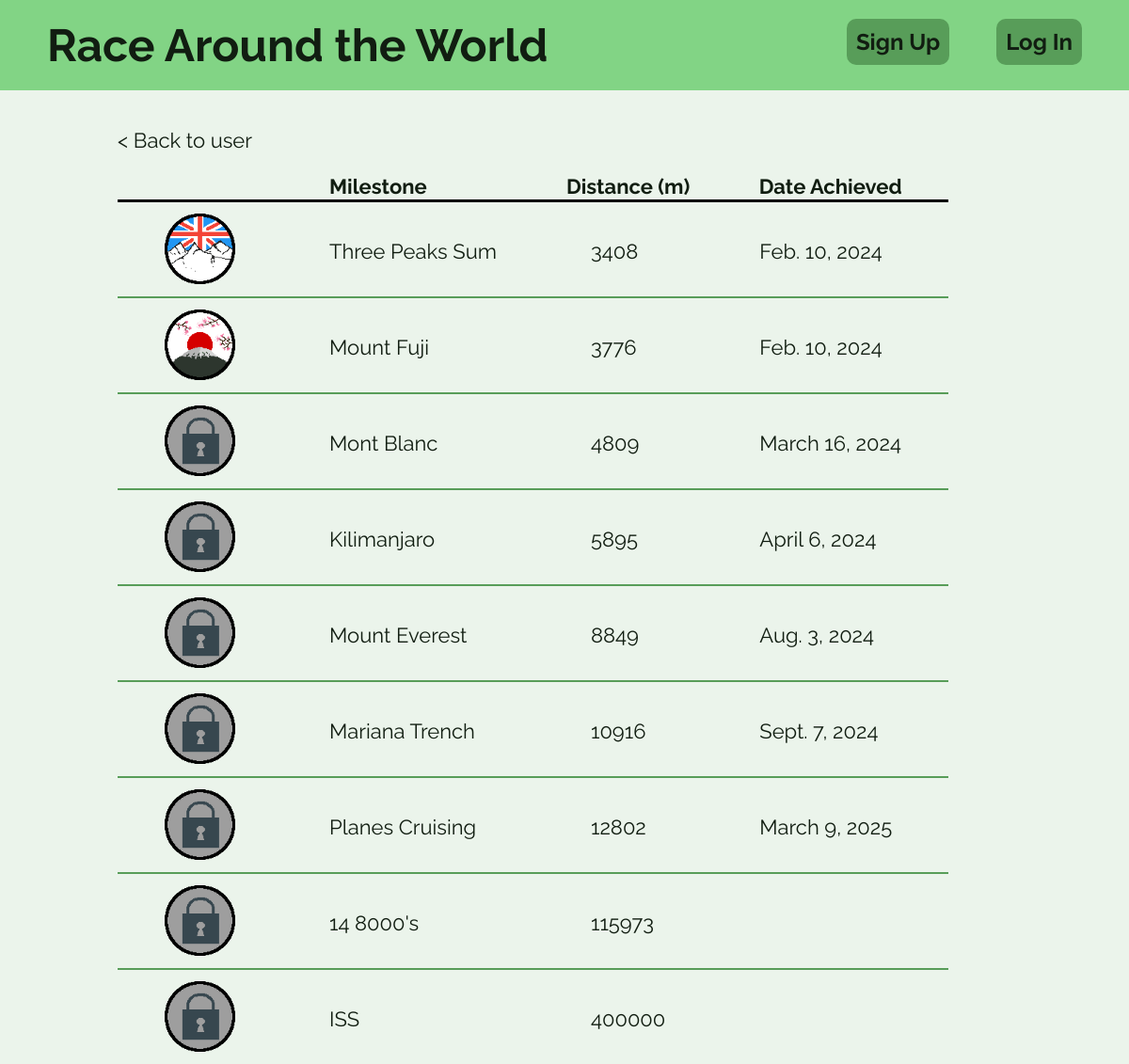
Page /tracker/user/altitudes/?name=9 on the committed database.
### tracker/models.py (models this page shows, shortened)
class UserMilestone(models.Model):
    user = models.ForeignKey(User, on_delete=models.CASCADE)
    milestone = models.ForeignKey(Milestone, on_delete=models.CASCADE)
    dateAchieved = models.DateField(null=True, blank=True)

class Milestone(models.Model):
    name = models.CharField(max_length=300)
    distance = models.IntegerField()
    imageFile = models.CharField(max_length=100, null=True)
    altitude = models.BooleanField(default=False)

### tracker/views.py (the view)
# urls.py: path("user/altitudes/", views.altitude_milestones, name="altitude_milestones"),
def altitude_milestones(request):
    userID = int(request.GET.get("name"))
    milestones = get_milestones_for_user(True, userID)
    context = {
        "logged_in": request.user.is_authenticated,
        "milestones": milestones,
        "arg_name": userID,
        "unit": "m"
    }
    return render(request, "tracker/milestones.html", context)

### tracker/views.py (called while the page is built)
def get_milestones_for_user(altitudeBool, userID):
    return UserMilestone.objects.filter(user__id=userID, milestone__altitude=altitudeBool)

### tracker/templates/tracker/milestones.html
{% extends "tracker/base.html" %}
{% load static %}
{% block content %}
<link rel="stylesheet" href="{% static 'tracker/milestones.css' %}">
<div class="back">
    <p><a href="{%url 'user' %}?name={{arg_name}}">&lt; Back to user</a></p>
</div>
<div class="content">
    <table class="table">
        <tr style="padding-bottom: 10px; border-bottom:3px solid black">
            <th></th><th style="text-align: left; padding-left: 50px;">Milestone</th><th>Distance ({{unit}})</th><th>Date Achieved</th>
        </tr>
        {% for row in milestones %}
        <tr>
            {% if row.milestone.imageFile and row.dateAchieved %}
            {% with 'tracker/img/'|add:row.milestone.imageFile as image_static %}
            <td><img class="icon" src="{% static image_static %}"></td>
            {% endwith %}
            {% else %}
            {% with 'tracker/img/locked.png' as image_static %}
            <td><img class="icon" src="{% static image_static %}"></td>
            {% endwith %}
            {% endif %}
            <td>{{row.milestone.name}}</td>
            <td>{{row.milestone.distance}}</td>
            {% if row.dateAchieved %}
            <td>{{row.dateAchieved}}</td>
            {% else %}
            <td></td>
            {% endif %}
        </tr>
        {% endfor %}
    </table>
</div>
{% endblock %}

### tracker/static/tracker/common.css (style rules this page uses)
:root { --text: #111d11; --background: #ebf4eb; --primary: #82d485; --secondary: #65be67; --accent: #589d59; --error: #9d5858; }
body { margin: 0; }
body { font-family: 'Raleway'; font-size: 22px; color: var(--text); background: var(--background); }
a:link { text-decoration: none; color: var(--text); }
a { position: relative; text-decoration: none; }
a::before { content: ""; position: absolute; display: block; width: 100%; height: 1.5px; bottom: -5px; left: 0; background-color: var(--accent); transform: scaleX(0); transition: transform 0.3s ease; }

### tracker/static/tracker/milestones.css (style rules this page uses)
.icon { height: 75px; width: 75px; }
td { padding-left: 50px; padding-right: 50px; padding-bottom: 8px; padding-top: 12px; }
.back { padding-left: 125px; }
.content { padding-left: 125px; }
table { border-collapse: collapse; }
tr { border: solid; border-width: 2px 0; border-color: var(--accent) }
tr:first-child { border-top: none; }
tr:last-child { border-bottom: none; }

### rows in the picture
UserMilestone: milestone.name "Three Peaks Sum", milestone.distance "3408", dateAchieved "Feb. 10, 2024"
UserMilestone: milestone.name "Mount Fuji", milestone.distance "3776", dateAchieved "Feb. 10, 2024"
UserMilestone: milestone.name "Mont Blanc", milestone.distance "4809", dateAchieved "March 16, 2024"
UserMilestone: milestone.name "Kilimanjaro", milestone.distance "5895", dateAchieved "April 6, 2024"
UserMilestone: milestone.name "Mount Everest", milestone.distance "8849", dateAchieved "Aug. 3, 2024"
UserMilestone: milestone.name "Mariana Trench", milestone.distance "10916", dateAchieved "Sept. 7, 2024"
UserMilestone: milestone.name "Planes Cruising", milestone.distance "12802", dateAchieved "March 9, 2025"
UserMilestone: milestone.name "14 8000's", milestone.distance "115973"
UserMilestone: milestone.name "ISS", milestone.distance "400000"

### other values in the picture
{{ unit }} "m"
